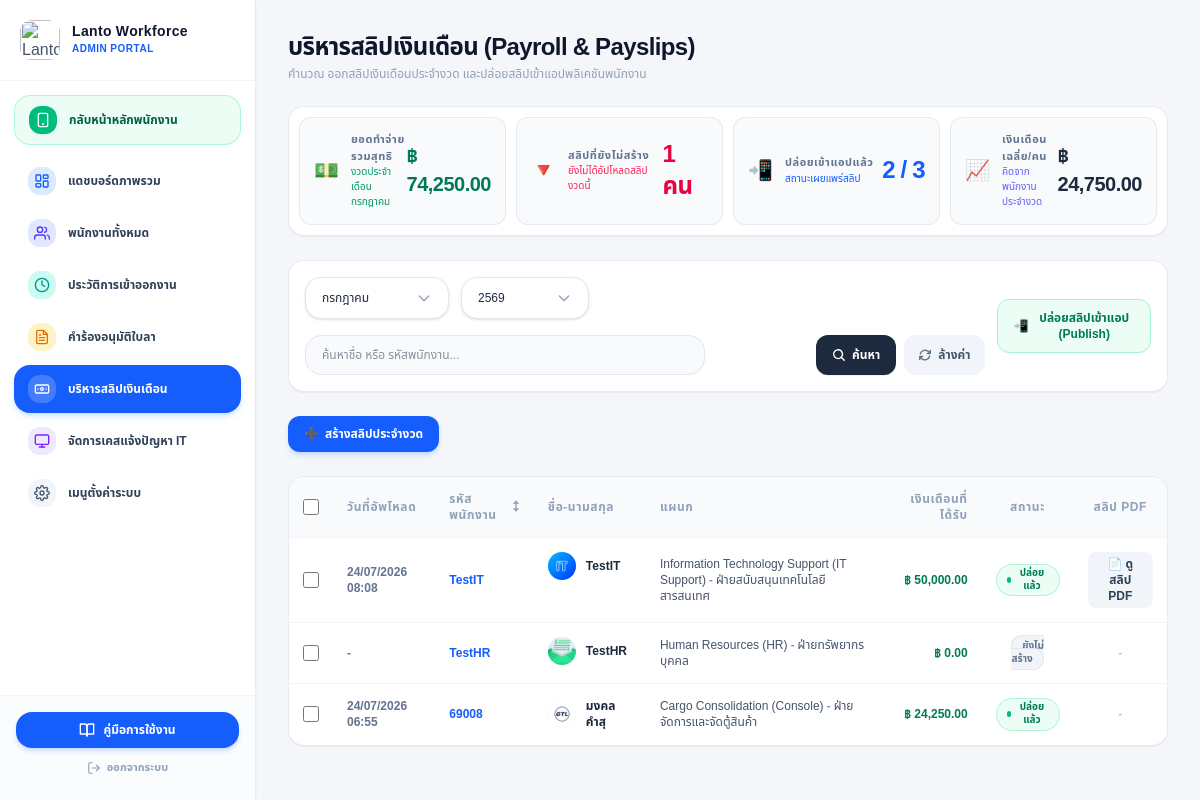
Page /admin/manage_salaries.php (signed in) on the committed database.
### tables this page shows
CREATE TABLE `users` (
  `id` int(11) NOT NULL,
  `employee_code` varchar(50) NOT NULL COMMENT '3. รหัสพนักงาน (ใช้เป็น Username ในการ Login ได้ด้วย)',
  `password` varchar(255) NOT NULL COMMENT '4. รหัสผ่าน (เข้ารหัส bcrypt)',
  `role` enum('admin','employee','it_support','hr') NOT NULL DEFAULT 'employee' COMMENT 'สิทธิ์การใช้งานระบบ',
  `profile_image` varchar(255) DEFAULT NULL COMMENT '1. พาธเก็บชื่อไฟล์รูปถ่ายตัวเอง',
  `id_card_image` varchar(255) DEFAULT NULL COMMENT '2. พาธเก็บชื่อไฟล์รูปบัตรประชาชน',
  `fullname` varchar(100) NOT NULL COMMENT '6. ชื่อ-นามสกุล',
  `birth_date` date NOT NULL COMMENT '7. วัน/เดือน/ปี เกิด',
  `email` varchar(100) NOT NULL COMMENT '8. อีเมลพนักงาน',
  `phone` varchar(20) DEFAULT NULL,
  `address_detail` text NOT NULL COMMENT '9.1 บ้านเลขที่/หมู่บ้าน/ถนน',
  `subdistrict` varchar(100) NOT NULL COMMENT '9.2 ตำบล/แขวง',
  `district` varchar(100) NOT NULL COMMENT '9.3 อำเภอ/เขต',
  `province` varchar(100) NOT NULL COMMENT '9.4 จังหวัด',
  `zipcode` varchar(10) NOT NULL COMMENT '9.5 รหัสไปรษณีย์',
  `branch_id` int(11) DEFAULT NULL,
  `employee_type` int(11) DEFAULT NULL COMMENT 'เชื่อมโยงตาราง employee_types',
  `department` int(11) DEFAULT NULL COMMENT 'เชื่อมโยงตาราง departments',
  `start_date` date NOT NULL COMMENT '12. วันเริ่มทำงาน',
  `work_shift` int(11) DEFAULT NULL COMMENT 'เชื่อมโยงตาราง work_shifts',
  `is_active` tinyint(1) NOT NULL DEFAULT 1 COMMENT 'สถานะใช้งาน (1=เปิด, 0=ปิด)',
  `face_descriptor` longtext DEFAULT NULL COMMENT 'ข้อมูล Vector ใบหน้า 128 ค่า จาก face-api.js',
  `created_at` timestamp NOT NULL DEFAULT current_timestamp()
);

CREATE TABLE `salaries` (
  `id` int(11) NOT NULL,
  `employee_id` int(11) NOT NULL,
  `month` varchar(2) NOT NULL,
  `year` varchar(4) NOT NULL,
  `base_salary` decimal(10,2) DEFAULT 0.00,
  `ot_pay` decimal(10,2) DEFAULT 0.00,
  `bonus` decimal(10,2) DEFAULT 0.00,
  `social_fund` decimal(10,2) DEFAULT 0.00,
  `net_pay` decimal(10,2) DEFAULT 0.00,
  `pdf_file` varchar(255) DEFAULT NULL,
  `is_published` tinyint(1) DEFAULT 0,
  `created_at` timestamp NOT NULL DEFAULT current_timestamp()
);

CREATE TABLE `departments` (
  `id` int(11) NOT NULL,
  `name` varchar(255) NOT NULL COMMENT 'ชื่อแผนกแบบเต็มและวงเล็บย่อ',
  `head_user_id` int(11) DEFAULT NULL,
  `is_active` tinyint(1) DEFAULT 1 COMMENT 'สถานะ (1=เปิดใช้งาน, 0=ปิด)',
  `created_at` timestamp NOT NULL DEFAULT current_timestamp(),
  `updated_at` timestamp NOT NULL DEFAULT current_timestamp() ON UPDATE current_timestamp()
);

### admin/manage_salaries.php (the view, shortened to what the rows shown need)
<?php
require_once '../config/db.php';
$selected_month = $_GET['month'] ?? date('m');
$selected_year  = $_GET['year'] ?? date('Y');
$sort_order     = $_GET['sort'] ?? '';
$employees_list = [];
try {
    $sql = "
        SELECT u.id, u.employee_code, u.fullname, u.email, u.profile_image,
               d.name AS dept_name, b.name AS branch_name,
               s.id AS salary_id, s.net_pay, s.pdf_file, s.is_published, s.created_at AS slip_uploaded_at
        FROM users u
        LEFT JOIN departments d ON u.department = d.id
        LEFT JOIN branches b ON u.branch_id = b.id
        LEFT JOIN salaries s ON u.id = s.employee_id AND s.month = :m_sql AND s.year = :y_sql
        WHERE u.role != 'admin'
    ";
    $params = [
        'm_sql' => sprintf("%02d", $selected_month),
        'y_sql' => (string)$selected_year
    ];
    if ($sort_order === 'asc') {
        $sql .= " ORDER BY u.employee_code ASC";
    } elseif ($sort_order === 'desc') {
        $sql .= " ORDER BY u.employee_code DESC";
    } else {
        $sql .= " ORDER BY u.id DESC";
    }
    $stmt = $pdo->prepare($sql);
    $stmt->execute($params);
    $employees_list = $stmt->fetchAll(PDO::FETCH_ASSOC);
} catch (PDOException $e) {
}
$next_sort = ($sort_order === 'asc') ? 'desc' : 'asc';
$sort_link_params = $_GET;
$sort_link_params['sort'] = $next_sort;
$sort_url = 'manage_salaries.php?' . http_build_query($sort_link_params);
?>
<!DOCTYPE html>
<html lang="th">
<head>
    <script src="https://cdn.jsdelivr.net/npm/@tailwindcss/browser@4"></script>
</head>
<body class="bg-[#f4f6fa] text-slate-800 antialiased flex h-screen overflow-hidden">
    <?php include '../includes/sidebar.php'; ?>
    <main class="flex-1 p-6 lg:p-8 h-screen overflow-y-auto space-y-6">
        <div class="flex flex-col sm:flex-row justify-between sm:items-center gap-4">
            <div>
                <h1 class="text-2xl font-extrabold text-slate-900 tracking-tight">บริหารสลิปเงินเดือน (Payroll & Payslips)</h1>
            </div>
        </div>
        <div class="bg-white rounded-2xl border border-slate-200/80 shadow-2xs overflow-hidden">
            <div class="overflow-x-auto">
                <table class="w-full text-left text-xs border-collapse">
                    <thead>
                        <tr class="bg-slate-50 text-slate-400 font-semibold border-b border-slate-100 uppercase tracking-wider">
                            <th class="p-3.5 w-10 text-center">
                                <input type="checkbox" id="selectAll" onclick="toggleSelectAll(this)" class="w-4 h-4 text-blue-600 rounded border-slate-300 cursor-pointer">
                            </th>
                            <th class="p-3.5">วันที่อัพโหลด</th>
                            <th class="p-3.5 cursor-pointer select-none hover:text-slate-700 transition-colors">
                                <a href="<?php echo $sort_url; ?>" class="flex items-center gap-1.5 font-bold text-slate-400 hover:text-blue-600">
                                    <span>รหัสพนักงาน</span>
                                    <span class="text-[14px]">
                                        <?php
                                            if ($sort_order === 'asc') echo '⬆';
                                            elseif ($sort_order === 'desc') echo '⬇';
                                            else echo '⭥';
                                        ?>
                                    </span>
                                </a>
                            </th>
                            <th class="p-3.5">ชื่อ-นามสกุล</th>
                            <th class="p-3.5">แผนก</th>
                            <th class="p-3.5 text-right">เงินเดือนที่ได้รับ</th>
                            <th class="p-3.5 text-center">สถานะ</th>
                            <th class="p-3.5 text-center">สลิป PDF</th>
                        </tr>
                    </thead>
                    <tbody class="divide-y divide-slate-100 font-medium">
                        <?php if (empty($employees_list)): ?>
                            <tr><td colspan="8" class="p-10 text-center text-slate-400 font-light">🚫 ไม่พบข้อมูลพนักงานในระบบ</td></tr>
                        <?php else: ?>
                            <?php foreach ($employees_list as $emp):
                                $upload_date = !empty($emp['slip_uploaded_at']) ? date('d/m/Y H:i', strtotime($emp['slip_uploaded_at'])) : '-';
                                $avatar = !empty($emp['profile_image']) ? '../uploads/profiles/' . $emp['profile_image'] : '';
                                $net_salary = isset($emp['net_pay']) ? number_format($emp['net_pay'], 2) : '0.00';
                                $has_slip = !empty($emp['salary_id']);
                                $is_published = isset($emp['is_published']) && $emp['is_published'] == 1;
                            ?>
                            <tr onclick="openCreatePayslipModalForEmployee('<?php echo $emp['id']; ?>', '<?php echo htmlspecialchars(addslashes($emp['fullname'] . ' (ID: ' . $emp['employee_code'] . ')')); ?>')"
                                class="hover:bg-blue-50/40 transition-colors cursor-pointer">
                                <td class="p-3.5 text-center" onclick="event.stopPropagation()">
                                    <input type="checkbox" class="payslip-checkbox w-4 h-4 text-blue-600 rounded border-slate-300 cursor-pointer" value="<?php echo $emp['id']; ?>">
                                </td>
                                <td class="p-3.5 font-extrabold text-slate-500"><?php echo $upload_date; ?></td>
                                <td class="p-3.5 font-extrabold text-blue-600"><?php echo htmlspecialchars($emp['employee_code']); ?></td>
                                <td class="p-3.5 font-bold text-slate-800 flex items-center gap-2.5">
                                    <div class="w-7 h-7 rounded-full bg-blue-100 text-blue-600 font-bold flex items-center justify-center text-xs shrink-0 overflow-hidden">
                                        <?php if ($avatar): ?>
                                            <img src="<?php echo htmlspecialchars($avatar); ?>" class="w-full h-full object-cover">
                                        <?php else: ?>
                                            <?php echo mb_substr($emp['fullname'], 0, 1); ?>
                                        <?php endif; ?>
                                    </div>
                                    <span><?php echo htmlspecialchars($emp['fullname']); ?></span>
                                </td>
                                <td class="p-3.5 text-slate-600"><?php echo htmlspecialchars($emp['dept_name'] ?? 'ไม่ระบุแผนก'); ?></td>
                                <td class="p-3.5 text-right font-black text-emerald-700">฿ <?php echo $net_salary; ?></td>
                                <td class="p-3.5 text-center">
                                    <?php if (!$has_slip): ?>
                                        <span class="px-2.5 py-0.5 bg-slate-100 text-slate-500 border border-slate-200 rounded-full font-bold text-[10px]">ยังไม่สร้าง</span>
                                    <?php elseif ($is_published): ?>
                                        <span class="px-2.5 py-0.5 bg-emerald-50 text-emerald-700 border border-emerald-200/80 rounded-full font-bold text-[10px] inline-flex items-center gap-1">
                                            <span class="w-1.5 h-1.5 rounded-full bg-emerald-500"></span> ปล่อยแล้ว
                                        </span>
                                    <?php else: ?>
                                        <span class="px-2.5 py-0.5 bg-amber-50 text-amber-700 border border-amber-200/80 rounded-full font-bold text-[10px]">ยังไม่ปล่อย</span>
                                    <?php endif; ?>
                                </td>
                                <td class="p-3.5 text-center" onclick="event.stopPropagation()">
                                    <?php if ($has_slip && !empty($emp['pdf_file'])): ?>
                                        <a href="../uploads/payslips/<?php echo htmlspecialchars($emp['pdf_file']); ?>" target="_blank" class="px-2.5 py-1 bg-slate-100 hover:bg-blue-50 hover:text-blue-600 text-slate-700 font-bold rounded-lg transition-colors inline-block">📄 ดูสลิป PDF</a>
                                    <?php else: ?>
                                        <span class="text-slate-400 font-light">-</span>
                                    <?php endif; ?>
                                </td>
                            </tr>
                            <?php endforeach; ?>
                        <?php endif; ?>
                    </tbody>
                </table>
            </div>
        </div>
    </main>
</body>
</html>

### rows in the picture
users: salaries.created_at "24/07/2026 08:08", employee_code "TestIT", profile_image (picture), fullname "TestIT", departments.name "Information Technology Support (IT Support) - ฝ่ายสนับสนุนเทคโนโลยีสารสนเทศ", salaries.net_pay "50,000.00", shows "ปล่อยแล้ว"
users: upload_date "-", employee_code "TestHR", profile_image (picture), fullname "TestHR", departments.name "Human Resources (HR) - ฝ่ายทรัพยากรบุคคล", net_salary "0.00", shows "ยังไม่สร้าง"
users: salaries.created_at "24/07/2026 06:55", employee_code "69008", profile_image (picture), fullname "มงคล คำสุ", departments.name "Cargo Consolidation (Console) - ฝ่ายจัดการและจัดตู้สินค้า", salaries.net_pay "24,250.00", shows "ปล่อยแล้ว"

### other values in the picture
$active_month_label "กรกฎาคม"
$total_sum "74,250.00"
$missing_count "1"
$published_count "2"
count($employees_list) "3"
$avg "24,750.00"
$placeholder "กรกฎาคม 2569"
